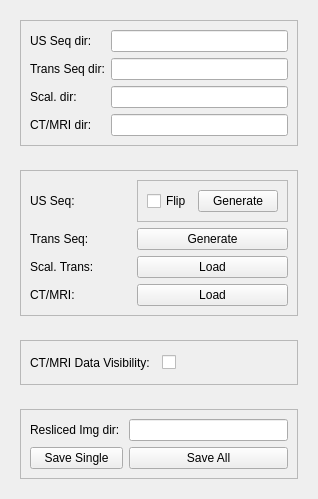
<?xml version="1.0" encoding="UTF-8"?>
<ui version="4.0">
 <class>ReadSequentialData</class>
 <widget class="qMRMLWidget" name="ReadSequentialData">
  <property name="geometry">
   <rect>
    <x>0</x>
    <y>0</y>
    <width>318</width>
    <height>499</height>
   </rect>
  </property>
  <layout class="QGridLayout" name="gridLayout">
   <item row="0" column="0">
    <widget class="ctkCollapsibleButton" name="InputsCollapsibleButton" native="true">
     <property name="text" stdset="0">
      <string>Inputs Directories (tracked US)</string>
     </property>
     <layout class="QGridLayout" name="gridLayout_5">
      <item row="0" column="0">
       <widget class="QFrame" name="frame_2">
        <property name="frameShape">
         <enum>QFrame::StyledPanel</enum>
        </property>
        <property name="frameShadow">
         <enum>QFrame::Raised</enum>
        </property>
        <layout class="QGridLayout" name="gridLayout_6">
         <item row="1" column="0">
          <widget class="QLabel" name="label_8">
           <property name="text">
            <string>Trans Seq dir:</string>
           </property>
          </widget>
         </item>
         <item row="2" column="1">
          <widget class="QLineEdit" name="lineEdit_ScalingDir"/>
         </item>
         <item row="1" column="1">
          <widget class="QLineEdit" name="lineEdit_TransSeqDir"/>
         </item>
         <item row="0" column="1">
          <widget class="QLineEdit" name="lineEdit_USSeqDir"/>
         </item>
         <item row="0" column="0">
          <widget class="QLabel" name="label_9">
           <property name="text">
            <string>US Seq dir: </string>
           </property>
          </widget>
         </item>
         <item row="2" column="0">
          <widget class="QLabel" name="label_10">
           <property name="text">
            <string>Scal. dir:</string>
           </property>
          </widget>
         </item>
         <item row="3" column="0">
          <widget class="QLabel" name="label">
           <property name="text">
            <string>CT/MRI dir:</string>
           </property>
          </widget>
         </item>
         <item row="3" column="1">
          <widget class="QLineEdit" name="lineEdit_CTDir"/>
         </item>
        </layout>
       </widget>
      </item>
     </layout>
    </widget>
   </item>
   <item row="4" column="0">
    <widget class="ctkCollapsibleButton" name="VisibilityCollapsibleButton_2" native="true">
     <property name="text" stdset="0">
      <string>Save Resliced Images </string>
     </property>
     <property name="collapsed" stdset="0">
      <bool>false</bool>
     </property>
     <layout class="QFormLayout" name="formLayout">
      <item row="0" column="0" colspan="2">
       <widget class="QFrame" name="frame_3">
        <property name="frameShape">
         <enum>QFrame::StyledPanel</enum>
        </property>
        <property name="frameShadow">
         <enum>QFrame::Raised</enum>
        </property>
        <layout class="QGridLayout" name="gridLayout_4">
         <item row="0" column="0">
          <widget class="QLabel" name="label_7">
           <property name="text">
            <string>Resliced Img dir: </string>
           </property>
          </widget>
         </item>
         <item row="0" column="1">
          <widget class="QLineEdit" name="lineEdit_ReslicedImgDir"/>
         </item>
         <item row="1" column="0">
          <widget class="QPushButton" name="applyButton">
           <property name="enabled">
            <bool>true</bool>
           </property>
           <property name="toolTip">
            <string>Run the algorithm.</string>
           </property>
           <property name="text">
            <string>Save Single</string>
           </property>
          </widget>
         </item>
         <item row="1" column="1">
          <widget class="QPushButton" name="saveAllButton">
           <property name="text">
            <string>Save All</string>
           </property>
          </widget>
         </item>
        </layout>
       </widget>
      </item>
     </layout>
    </widget>
   </item>
   <item row="1" column="0">
    <widget class="ctkCollapsibleButton" name="GenerateCollapsibleButton" native="true">
     <property name="text" stdset="0">
      <string>Generate Nodes</string>
     </property>
     <layout class="QGridLayout" name="gridLayout_2">
      <item row="1" column="0">
       <widget class="QFrame" name="frame">
        <property name="frameShape">
         <enum>QFrame::StyledPanel</enum>
        </property>
        <property name="frameShadow">
         <enum>QFrame::Raised</enum>
        </property>
        <layout class="QGridLayout" name="gridLayout_3">
         <item row="2" column="2">
          <widget class="QPushButton" name="pushButton_TransSeq">
           <property name="text">
            <string>Generate</string>
           </property>
          </widget>
         </item>
         <item row="3" column="2">
          <widget class="QPushButton" name="pushButton_loadScaling">
           <property name="text">
            <string>Load</string>
           </property>
          </widget>
         </item>
         <item row="2" column="0">
          <widget class="QLabel" name="label_3">
           <property name="text">
            <string>Trans Seq:</string>
           </property>
          </widget>
         </item>
         <item row="0" column="1">
          <widget class="qMRMLNodeComboBox" name="comboBox_USSeq" native="true">
           <property name="enabled">
            <bool>true</bool>
           </property>
           <property name="toolTip">
            <string>Define the US sequence node.</string>
           </property>
           <property name="nodeTypes" stdset="0">
            <stringlist>
             <string>vtkMRMLSequenceNode</string>
            </stringlist>
           </property>
           <property name="showChildNodeTypes" stdset="0">
            <bool>false</bool>
           </property>
           <property name="addEnabled" stdset="0">
            <bool>true</bool>
           </property>
           <property name="removeEnabled" stdset="0">
            <bool>true</bool>
           </property>
           <property name="editEnabled" stdset="0">
            <bool>false</bool>
           </property>
           <property name="renameEnabled" stdset="0">
            <bool>true</bool>
           </property>
          </widget>
         </item>
         <item row="3" column="1">
          <widget class="qMRMLNodeComboBox" name="comboBox_ScalTrans" native="true">
           <property name="enabled">
            <bool>true</bool>
           </property>
           <property name="toolTip">
            <string>Define the scaling transformation node.</string>
           </property>
           <property name="nodeTypes" stdset="0">
            <stringlist>
             <string>vtkMRMLLinearTransformNode</string>
            </stringlist>
           </property>
           <property name="showChildNodeTypes" stdset="0">
            <bool>false</bool>
           </property>
           <property name="addEnabled" stdset="0">
            <bool>true</bool>
           </property>
           <property name="removeEnabled" stdset="0">
            <bool>true</bool>
           </property>
           <property name="renameEnabled" stdset="0">
            <bool>true</bool>
           </property>
          </widget>
         </item>
         <item row="4" column="0">
          <widget class="QLabel" name="label_6">
           <property name="text">
            <string>CT/MRI:</string>
           </property>
          </widget>
         </item>
         <item row="4" column="2">
          <widget class="QPushButton" name="pushButton_loadCT">
           <property name="text">
            <string>Load</string>
           </property>
          </widget>
         </item>
         <item row="4" column="1">
          <widget class="qMRMLNodeComboBox" name="comboBox_CT" native="true">
           <property name="enabled">
            <bool>true</bool>
           </property>
           <property name="toolTip">
            <string>Define the CT/MRI volume node.</string>
           </property>
           <property name="nodeTypes" stdset="0">
            <stringlist>
             <string>vtkMRMLScalarVolumeNode</string>
            </stringlist>
           </property>
           <property name="showChildNodeTypes" stdset="0">
            <bool>false</bool>
           </property>
           <property name="addEnabled" stdset="0">
            <bool>true</bool>
           </property>
           <property name="removeEnabled" stdset="0">
            <bool>true</bool>
           </property>
           <property name="renameEnabled" stdset="0">
            <bool>true</bool>
           </property>
          </widget>
         </item>
         <item row="0" column="0">
          <widget class="QLabel" name="label_2">
           <property name="text">
            <string>US Seq:</string>
           </property>
          </widget>
         </item>
         <item row="2" column="1">
          <widget class="qMRMLNodeComboBox" name="comboBox_TransSeq" native="true">
           <property name="enabled">
            <bool>true</bool>
           </property>
           <property name="toolTip">
            <string>Define the transformation sequence node.</string>
           </property>
           <property name="nodeTypes" stdset="0">
            <stringlist>
             <string>vtkMRMLSequenceNode</string>
            </stringlist>
           </property>
           <property name="showChildNodeTypes" stdset="0">
            <bool>false</bool>
           </property>
           <property name="addEnabled" stdset="0">
            <bool>true</bool>
           </property>
           <property name="removeEnabled" stdset="0">
            <bool>true</bool>
           </property>
           <property name="renameEnabled" stdset="0">
            <bool>true</bool>
           </property>
          </widget>
         </item>
         <item row="3" column="0">
          <widget class="QLabel" name="label_5">
           <property name="text">
            <string>Scal. Trans:</string>
           </property>
          </widget>
         </item>
         <item row="0" column="2">
          <widget class="QFrame" name="frame_5">
           <property name="frameShape">
            <enum>QFrame::StyledPanel</enum>
           </property>
           <property name="frameShadow">
            <enum>QFrame::Raised</enum>
           </property>
           <layout class="QHBoxLayout" name="horizontalLayout_2">
            <item>
             <widget class="QCheckBox" name="checkBox_flip">
              <property name="text">
               <string>Flip</string>
              </property>
             </widget>
            </item>
            <item>
             <widget class="QPushButton" name="pushButton_USSeq">
              <property name="text">
               <string>Generate</string>
              </property>
             </widget>
            </item>
           </layout>
          </widget>
         </item>
        </layout>
       </widget>
      </item>
     </layout>
    </widget>
   </item>
   <item row="2" column="0">
    <widget class="ctkCollapsibleButton" name="VisibilityCollapsibleButton" native="true">
     <property name="text" stdset="0">
      <string>Visibilit (need to refine)</string>
     </property>
     <property name="collapsed" stdset="0">
      <bool>false</bool>
     </property>
     <layout class="QGridLayout" name="gridLayout_7">
      <item row="0" column="0">
       <widget class="QFrame" name="frame_4">
        <property name="frameShape">
         <enum>QFrame::StyledPanel</enum>
        </property>
        <property name="frameShadow">
         <enum>QFrame::Raised</enum>
        </property>
        <layout class="QHBoxLayout" name="horizontalLayout">
         <item>
          <widget class="QLabel" name="label_4">
           <property name="text">
            <string>CT/MRI Data Visibility: </string>
           </property>
          </widget>
         </item>
         <item>
          <widget class="QCheckBox" name="DataVisibilityCheckBox">
           <property name="toolTip">
            <string>If checked, values above threshold are set to 0. If unchecked, values below are set to 0.</string>
           </property>
           <property name="text">
            <string/>
           </property>
          </widget>
         </item>
        </layout>
       </widget>
      </item>
     </layout>
    </widget>
   </item>
  </layout>
 </widget>
 <customwidgets>
  <customwidget>
   <class>ctkCollapsibleButton</class>
   <extends>QWidget</extends>
   <header>ctkCollapsibleButton.h</header>
   <container>1</container>
  </customwidget>
  <customwidget>
   <class>qMRMLNodeComboBox</class>
   <extends>QWidget</extends>
   <header location="global">qMRMLNodeComboBox.h</header>
  </customwidget>
  <customwidget>
   <class>qMRMLWidget</class>
   <extends>QWidget</extends>
   <header>qMRMLWidget.h</header>
   <container>1</container>
  </customwidget>
 </customwidgets>
 <resources/>
 <connections>
  <connection>
   <sender>ReadSequentialData</sender>
   <signal>mrmlSceneChanged(vtkMRMLScene*)</signal>
   <receiver>comboBox_USSeq</receiver>
   <slot>setMRMLScene(vtkMRMLScene*)</slot>
   <hints>
    <hint type="sourcelabel">
     <x>122</x>
     <y>132</y>
    </hint>
    <hint type="destinationlabel">
     <x>248</x>
     <y>61</y>
    </hint>
   </hints>
  </connection>
  <connection>
   <sender>ReadSequentialData</sender>
   <signal>mrmlSceneChanged(vtkMRMLScene*)</signal>
   <receiver>comboBox_TransSeq</receiver>
   <slot>setMRMLScene(vtkMRMLScene*)</slot>
   <hints>
    <hint type="sourcelabel">
     <x>82</x>
     <y>135</y>
    </hint>
    <hint type="destinationlabel">
     <x>220</x>
     <y>161</y>
    </hint>
   </hints>
  </connection>
  <connection>
   <sender>ReadSequentialData</sender>
   <signal>mrmlSceneChanged(vtkMRMLScene*)</signal>
   <receiver>comboBox_ScalTrans</receiver>
   <slot>setMRMLScene(vtkMRMLScene*)</slot>
   <hints>
    <hint type="sourcelabel">
     <x>161</x>
     <y>8</y>
    </hint>
    <hint type="destinationlabel">
     <x>173</x>
     <y>176</y>
    </hint>
   </hints>
  </connection>
  <connection>
   <sender>ReadSequentialData</sender>
   <signal>mrmlSceneChanged(vtkMRMLScene*)</signal>
   <receiver>comboBox_CT</receiver>
   <slot>setMRMLScene(vtkMRMLScene*)</slot>
   <hints>
    <hint type="sourcelabel">
     <x>161</x>
     <y>8</y>
    </hint>
    <hint type="destinationlabel">
     <x>173</x>
     <y>176</y>
    </hint>
   </hints>
  </connection>
 </connections>
</ui>
